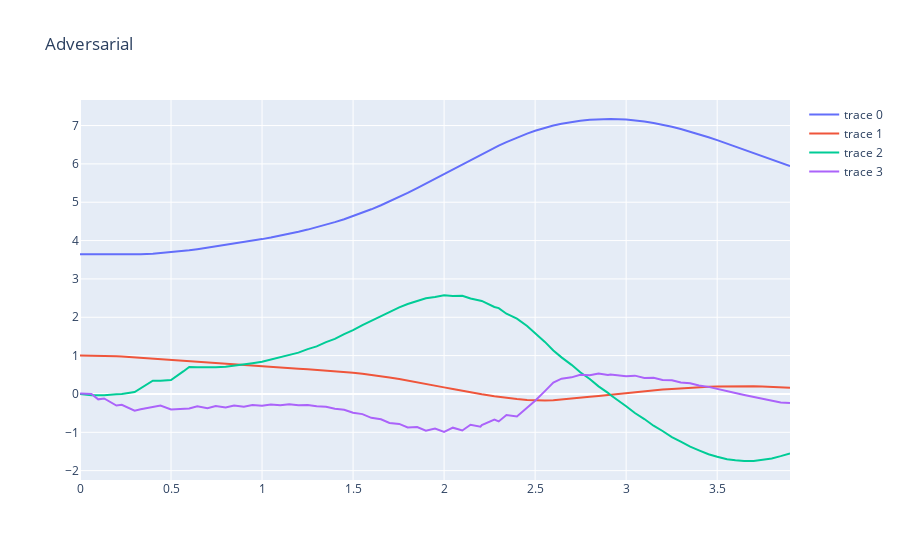

Notebook source saved alongside this figure:
### Code cell
ctrl = controllers.get_limited_lookahead_controller(get_value_function(online_horizon)[0], vf_approx_adv)
x_traj_sim, t_traj_sim = controllers.sim_ctrl(x0, vf.u_dim[0], sys.dx, ctrl, .1, 40)
controllers.plot_sim(t_traj_sim, x_traj_sim, "Adversarial").show()
